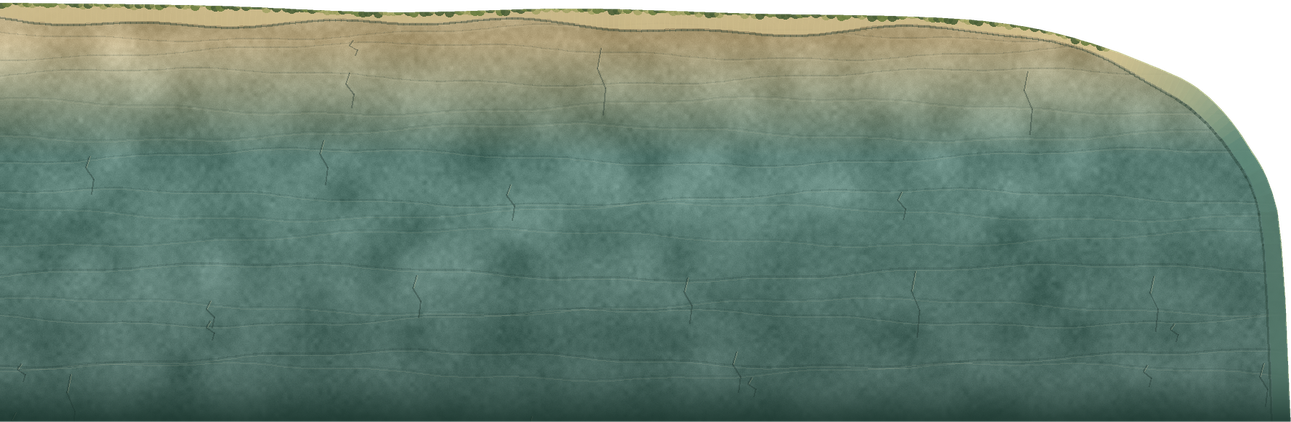
#> input picture design/continuous-world/assets/bank-left.png, 1291 x 422 px, shrunk from 1776 x 581 before the run
$ python buildContinuousGameplayAssets.py
#> lines starting #> are read from the running program, lines starting #| are printed output that depends on the picture
from pathlib import Path
from PIL import Image
import shutil,json
ROOT=Path(__file__).resolve().parents[1]
SOURCE=ROOT/'design/continuous-world/assets'
OUT=ROOT/'images/shore'
OUT.mkdir(parents=True,exist_ok=True)
for name in ['woodland-native.jpg','woodland-sky-strip.png','shop.png','tent.png','board.png','air.png','fish.png']:
    shutil.copyfile(SOURCE/name,OUT/name)
# Opaque color is clipped by the existing bank collision profile at runtime.
# This keeps the accepted shore image without shipping two large RGBA masks.
for name in ['bank-left','bank-right']:
    Image.open(SOURCE/(name+'.png')).convert('RGB').save(OUT/(name+'.jpg'),quality=94,optimize=True)
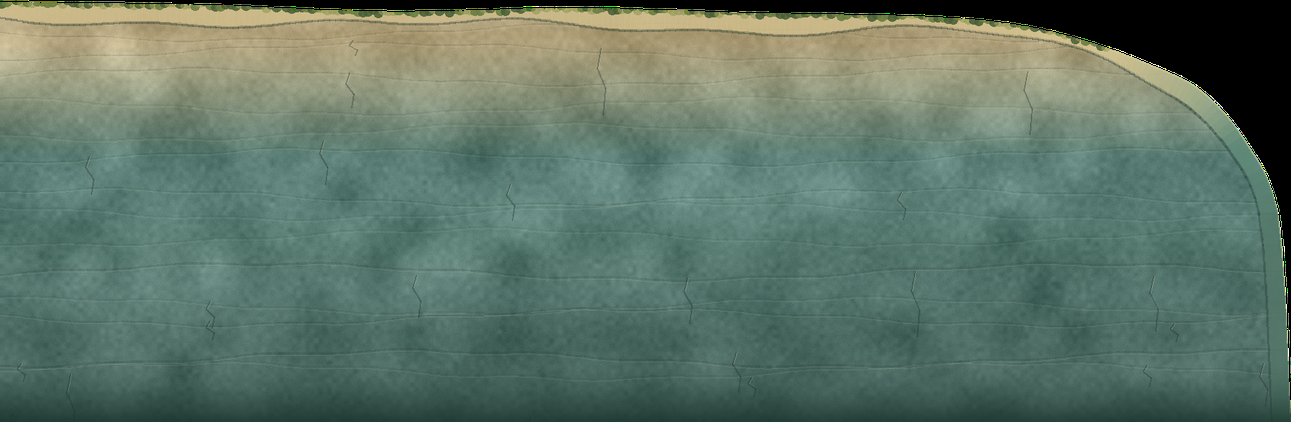
#> saved as bank-left.jpg: PIL image 1291x422 RGB; mean R, G, B 94.6, 117.3, 103.2
#> pass 2 of the loop `for name in ['bank-left','bank-right']:`:
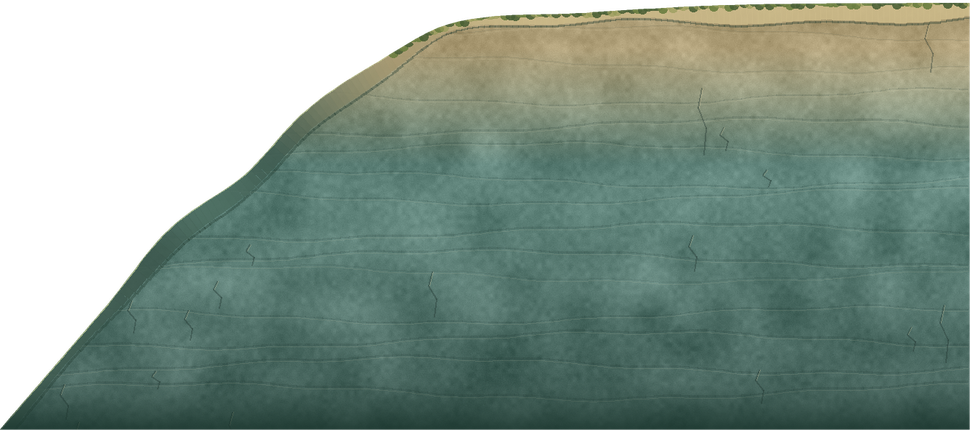
#> input picture design/continuous-world/assets/bank-right.png, 970 x 430 px, shrunk from 1335 x 592 before the run
#> `Image.open(SOURCE/(name+'.png')).convert('RGB').save(OUT/(name+'.jpg')..`:
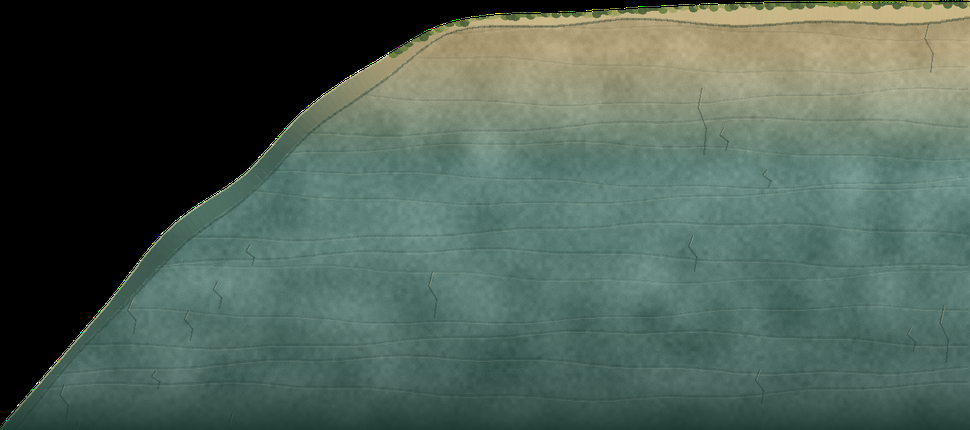
#> saved as bank-right.jpg: PIL image 970x430 RGB; mean R, G, B 76.4, 95.4, 84.2
# The old night scene remains available; its RGB background needs no PNG alpha.
# Retain the original PNG in the repository but exclude it from the phone pack.
#> (the run stopped early here; a loop or call above may not have finished)
